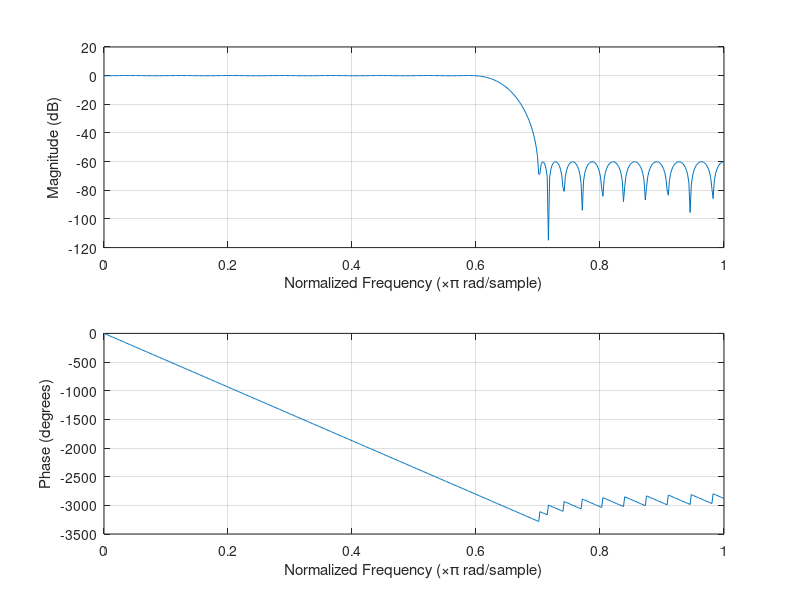

MATLAB code for this plot:
%% Parks-McClellan Lowpass Filter
n=52;
f=[0 0.6 0.7 1];
m=[1 1 0 0];
b = firpm(n,f,m,[1 10]);
[h,w] = freqz(b,1,512);
plot(f,m,w/pi,abs(h))
legend('Ideal','firpm Design')
xlabel 'Radian Frequency (\omega/\pi)', ylabel 'Magnitude'
freqz(b,1);
